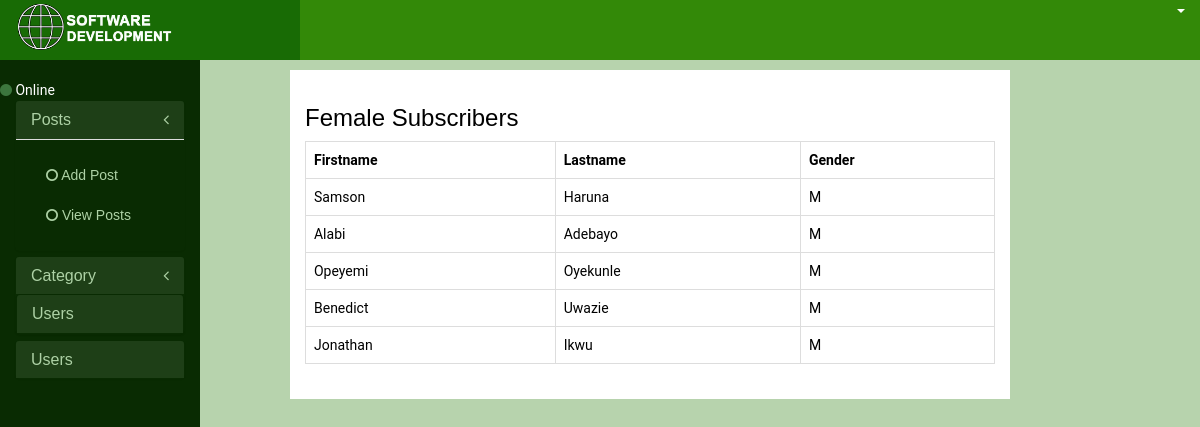
/backend/female/, run on the app's committed database.
### backend_app/models.py (models this page shows, shortened)
class UserProfile(models.Model):
	user = models.OneToOneField(User,on_delete=models.CASCADE, unique=True)
	email = models.EmailField(max_length=250, default='', unique=True)
	password = forms.CharField(widget=forms.PasswordInput)
	password_again = forms.CharField(widget=forms.PasswordInput)
	first_name = models.CharField(max_length=100, default='')
	last_name = models.CharField(max_length=100, default='')
	image = models.ImageField(upload_to='uploads/profile_image', blank=True)
	sex = models.CharField(max_length=1, choices=(('M', 'Male'), ('F', 'Female')))
	role = models.CharField(max_length=1, choices=[('S', _('Super')), ('R', _('Regular'))])
	active = models.BooleanField(default=True)

### backend_app/views.py (the view)
# urls.py: path('female/', views.ListFemaleUser.as_view(), name='female'),
class ListFemaleUser(ListView):
  model = UserProfile
  template_name = 'backend_app/female.html'
  context_object_name = 'female'

### templates/backend_app/female.html (shortened to what this page needs)
{% extends 'backend_app/backend_base.html' %}
{% load static %}
{% load crispy_forms_tags %}
{% block content %}
            <div class="panel panel-default">
              <div class="panel-heading">
                <h4 class="panel-title">
                  <a data-toggle="collapse" data-parent="#accordion" href="#collapse3">
                  Users</a>
                </h4>
              </div>
            </div>
          </div>
        </div>
        <div class="col-sm-9" id="admin-main-content">
          <div class="row">
              <div class="col-md-10 col-md-offset-1">
                 <div class="post-content">
                   <h3>Female Subscribers</h3>
                   <table class="table table-bordered">
                     <tr>
                       <th>Firstname</th>
                       <th>Lastname</th>
                       <th>Gender</th>
                     </tr>
                     {% if female %}
                     {% for key in female %}
                     <tr>
                       <td>{{ key.first_name }}</td>
                       <td>{{ key.last_name }}</td>
                       <td>{{ key.sex }}</td>
                     </tr>
                     {% endfor %}
                     {% endif %}
                   </table>
                  </div>
              </div>
          </div>
        </div>
      </div>
    </div>
{% endblock %}

### static/backend_app/css/admin.css (style rules this page uses)
body { padding: 0; margin: 0; color:#fff; background-color:#B7D3AD; font-family: 'Roboto', sans-serif; }
h1, h2, h3, h4, h5, h6 { color: black; font-family: 'Montserrat', sans-serif; font-family: 'Merriweather', serif; font-family: 'Josefin Sans', sans-serif; }
a, u { text-decoration: none !important; }
#accordion .panel-heading { background-color:#1E3F17; }
.panel-default { background-color:#092B02; border-color: #092B02; }
.panel-title { color:#add1a5; }
.panel-title a { color:#add1a5; font-family: 'amaranthRegular', sans-serif; }
#admin-main-content { background-color:#B7D3AD; }
.post-content { background-color: #fff; padding: 15px; box-sizing: border-box; color:#000; overflow: hidden; margin-top: 10px; }

### data on the page
UserProfile: first_name "Samson", last_name "Haruna", sex "M"
UserProfile: first_name "Alabi", last_name "Adebayo", sex "M"
UserProfile: first_name "Opeyemi", last_name "Oyekunle", sex "M"
UserProfile: first_name "Benedict", last_name "Uwazie", sex "M"
UserProfile: first_name "Jonathan", last_name "Ikwu", sex "M"
